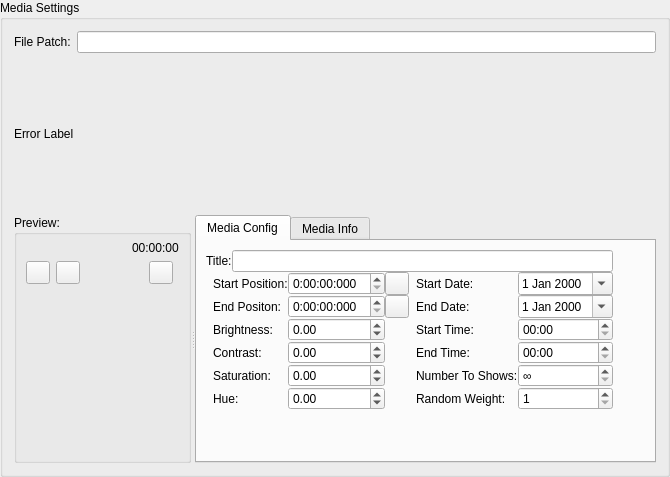
<?xml version="1.0" encoding="UTF-8"?>
<ui version="4.0">
 <class>MediaSettingsGroupBox</class>
 <widget class="QGroupBox" name="MediaSettingsGroupBox">
  <property name="geometry">
   <rect>
    <x>0</x>
    <y>0</y>
    <width>670</width>
    <height>477</height>
   </rect>
  </property>
  <property name="windowTitle">
   <string>Form</string>
  </property>
  <property name="title">
   <string>Media Settings</string>
  </property>
  <layout class="QVBoxLayout" name="verticalLayout">
   <item>
    <layout class="QHBoxLayout" name="horizontalLayout_4">
     <item>
      <widget class="QLabel" name="label_2">
       <property name="text">
        <string>File Patch:</string>
       </property>
      </widget>
     </item>
     <item>
      <widget class="QLineEdit" name="fileNameLineEdit">
       <property name="readOnly">
        <bool>true</bool>
       </property>
      </widget>
     </item>
    </layout>
   </item>
   <item>
    <widget class="QLabel" name="errorLabel">
     <property name="text">
      <string>Error Label</string>
     </property>
    </widget>
   </item>
   <item>
    <widget class="QSplitter" name="mediaSettinsSplitter">
     <property name="orientation">
      <enum>Qt::Horizontal</enum>
     </property>
     <widget class="QGroupBox" name="previewGroupBox">
      <property name="title">
       <string>Preview:</string>
      </property>
      <layout class="QVBoxLayout" name="verticalLayout_4">
       <property name="topMargin">
        <number>0</number>
       </property>
       <property name="bottomMargin">
        <number>0</number>
       </property>
       <item>
        <widget class="Phonon::VideoPlayer" name="previerVideoPlayer" native="true"/>
       </item>
       <item>
        <layout class="QHBoxLayout" name="horizontalLayout">
         <item>
          <widget class="Phonon::SeekSlider" name="previewSeekSlider" native="true">
           <property name="sizePolicy">
            <sizepolicy hsizetype="Expanding" vsizetype="Fixed">
             <horstretch>0</horstretch>
             <verstretch>0</verstretch>
            </sizepolicy>
           </property>
           <property name="minimumSize">
            <size>
             <width>100</width>
             <height>0</height>
            </size>
           </property>
           <property name="iconVisible" stdset="0">
            <bool>false</bool>
           </property>
          </widget>
         </item>
         <item>
          <widget class="QLabel" name="currentTimeLabel">
           <property name="text">
            <string>00:00:00</string>
           </property>
          </widget>
         </item>
        </layout>
       </item>
       <item>
        <layout class="QHBoxLayout" name="playHorizontalLayout">
         <item>
          <widget class="QToolButton" name="playPauseToolButton">
           <property name="icon">
            <iconset resource="icons.qrc">
             <normaloff>:/icons/control.png</normaloff>:/icons/control.png</iconset>
           </property>
          </widget>
         </item>
         <item>
          <widget class="QToolButton" name="stopToolButton">
           <property name="icon">
            <iconset resource="icons.qrc">
             <normaloff>:/icons/control-stop-square.png</normaloff>:/icons/control-stop-square.png</iconset>
           </property>
          </widget>
         </item>
         <item>
          <spacer name="horizontalSpacer_2">
           <property name="orientation">
            <enum>Qt::Horizontal</enum>
           </property>
           <property name="sizeHint" stdset="0">
            <size>
             <width>40</width>
             <height>20</height>
            </size>
           </property>
          </spacer>
         </item>
         <item>
          <widget class="QToolButton" name="previewMuteToolButton">
           <property name="icon">
            <iconset resource="icons.qrc">
             <normaloff>:/icons/speaker-volume.png</normaloff>:/icons/speaker-volume.png</iconset>
           </property>
          </widget>
         </item>
         <item>
          <widget class="Phonon::VolumeSlider" name="previewVolumeSlider" native="true">
           <property name="sizePolicy">
            <sizepolicy hsizetype="Fixed" vsizetype="Fixed">
             <horstretch>0</horstretch>
             <verstretch>0</verstretch>
            </sizepolicy>
           </property>
           <property name="muteVisible" stdset="0">
            <bool>false</bool>
           </property>
          </widget>
         </item>
        </layout>
       </item>
       <item>
        <spacer name="verticalSpacer_2">
         <property name="orientation">
          <enum>Qt::Vertical</enum>
         </property>
         <property name="sizeHint" stdset="0">
          <size>
           <width>20</width>
           <height>40</height>
          </size>
         </property>
        </spacer>
       </item>
      </layout>
     </widget>
     <widget class="QTabWidget" name="mediaTabWidget">
      <property name="currentIndex">
       <number>0</number>
      </property>
      <widget class="QWidget" name="tab_3">
       <attribute name="title">
        <string>Media Config</string>
       </attribute>
       <layout class="QVBoxLayout" name="verticalLayout_2">
        <item>
         <layout class="QHBoxLayout" name="horizontalLayout_2" stretch="0,1">
          <item>
           <layout class="QVBoxLayout" name="verticalLayout_3">
            <property name="spacing">
             <number>0</number>
            </property>
            <item>
             <layout class="QHBoxLayout" name="horizontalLayout_3">
              <item>
               <widget class="QLabel" name="titleLabel">
                <property name="text">
                 <string>Title:</string>
                </property>
               </widget>
              </item>
              <item>
               <widget class="QLineEdit" name="titleLineEdit"/>
              </item>
             </layout>
            </item>
            <item>
             <layout class="QGridLayout" name="gridLayout">
              <item row="0" column="3">
               <widget class="QToolButton" name="currentTimeStartToolButton">
                <property name="icon">
                 <iconset resource="icons.qrc">
                  <normaloff>:/icons/film-timeline.png</normaloff>:/icons/film-timeline.png</iconset>
                </property>
               </widget>
              </item>
              <item row="1" column="3">
               <widget class="QToolButton" name="currentTimeEndToolButton">
                <property name="icon">
                 <iconset resource="icons.qrc">
                  <normaloff>:/icons/film-timeline.png</normaloff>:/icons/film-timeline.png</iconset>
                </property>
               </widget>
              </item>
              <item row="0" column="2">
               <widget class="QTimeEdit" name="startPositionTimetimeEdit">
                <property name="displayFormat">
                 <string>H:mm:ss:zzz</string>
                </property>
               </widget>
              </item>
              <item row="1" column="1">
               <widget class="QLabel" name="label_6">
                <property name="text">
                 <string>End Positon:</string>
                </property>
               </widget>
              </item>
              <item row="0" column="1">
               <widget class="QLabel" name="label_5">
                <property name="text">
                 <string>Start Position:</string>
                </property>
               </widget>
              </item>
              <item row="1" column="2">
               <widget class="QTimeEdit" name="endPositionTimeTimeEdit">
                <property name="displayFormat">
                 <string>H:mm:ss:zzz</string>
                </property>
               </widget>
              </item>
              <item row="2" column="0">
               <widget class="QLabel" name="label_7">
                <property name="pixmap">
                 <pixmap resource="icons.qrc">:/icons/brightness.png</pixmap>
                </property>
               </widget>
              </item>
              <item row="2" column="1">
               <widget class="QLabel" name="label_3">
                <property name="text">
                 <string>Brightness:</string>
                </property>
               </widget>
              </item>
              <item row="3" column="0">
               <widget class="QLabel" name="label_8">
                <property name="pixmap">
                 <pixmap resource="icons.qrc">:/icons/contrast.png</pixmap>
                </property>
               </widget>
              </item>
              <item row="4" column="0">
               <widget class="QLabel" name="label_9">
                <property name="pixmap">
                 <pixmap resource="icons.qrc">:/icons/color.png</pixmap>
                </property>
               </widget>
              </item>
              <item row="5" column="0">
               <widget class="QLabel" name="label_4">
                <property name="pixmap">
                 <pixmap resource="icons.qrc">:/icons/color-swatch.png</pixmap>
                </property>
               </widget>
              </item>
              <item row="3" column="1">
               <widget class="QLabel" name="label">
                <property name="text">
                 <string>Contrast:</string>
                </property>
               </widget>
              </item>
              <item row="4" column="1">
               <widget class="QLabel" name="label_10">
                <property name="text">
                 <string>Saturation:</string>
                </property>
               </widget>
              </item>
              <item row="5" column="1">
               <widget class="QLabel" name="label_11">
                <property name="text">
                 <string>Hue:</string>
                </property>
               </widget>
              </item>
              <item row="2" column="2">
               <widget class="QDoubleSpinBox" name="brightnessDoubleSpinBox">
                <property name="minimum">
                 <double>-1.000000000000000</double>
                </property>
                <property name="maximum">
                 <double>1.000000000000000</double>
                </property>
                <property name="singleStep">
                 <double>0.100000000000000</double>
                </property>
               </widget>
              </item>
              <item row="3" column="2">
               <widget class="QDoubleSpinBox" name="contrastDoubleSpinBox">
                <property name="minimum">
                 <double>-1.000000000000000</double>
                </property>
                <property name="maximum">
                 <double>1.000000000000000</double>
                </property>
                <property name="singleStep">
                 <double>0.100000000000000</double>
                </property>
               </widget>
              </item>
              <item row="4" column="2">
               <widget class="QDoubleSpinBox" name="saturationDoubleSpinBox">
                <property name="minimum">
                 <double>-1.000000000000000</double>
                </property>
                <property name="maximum">
                 <double>1.000000000000000</double>
                </property>
                <property name="singleStep">
                 <double>0.100000000000000</double>
                </property>
               </widget>
              </item>
              <item row="5" column="2">
               <widget class="QDoubleSpinBox" name="hueDoubleSpinBox">
                <property name="minimum">
                 <double>-1.000000000000000</double>
                </property>
                <property name="maximum">
                 <double>1.000000000000000</double>
                </property>
                <property name="singleStep">
                 <double>0.100000000000000</double>
                </property>
               </widget>
              </item>
              <item row="0" column="0">
               <widget class="QLabel" name="label_12">
                <property name="pixmap">
                 <pixmap resource="icons.qrc">:/icons/ui-slider.png</pixmap>
                </property>
               </widget>
              </item>
              <item row="1" column="0">
               <widget class="QLabel" name="label_13">
                <property name="pixmap">
                 <pixmap resource="icons.qrc">:/icons/ui-slider-100.png</pixmap>
                </property>
               </widget>
              </item>
              <item row="0" column="4">
               <widget class="QLabel" name="startDateImage">
                <property name="pixmap">
                 <pixmap resource="icons.qrc">:/icons/calendar-next.png</pixmap>
                </property>
               </widget>
              </item>
              <item row="0" column="5">
               <widget class="QLabel" name="stardDateLabel">
                <property name="text">
                 <string>Start Date:</string>
                </property>
               </widget>
              </item>
              <item row="0" column="6">
               <widget class="QDateEdit" name="stardDateDateEdit">
                <property name="currentSection">
                 <enum>QDateTimeEdit::DaySection</enum>
                </property>
                <property name="calendarPopup">
                 <bool>true</bool>
                </property>
               </widget>
              </item>
              <item row="1" column="4">
               <widget class="QLabel" name="endDateImage">
                <property name="pixmap">
                 <pixmap resource="icons.qrc">:/icons/calendar-previous.png</pixmap>
                </property>
               </widget>
              </item>
              <item row="1" column="5">
               <widget class="QLabel" name="endDateLabel">
                <property name="text">
                 <string>End Date:</string>
                </property>
               </widget>
              </item>
              <item row="1" column="6">
               <widget class="QDateEdit" name="endDateDateEdit">
                <property name="calendarPopup">
                 <bool>true</bool>
                </property>
               </widget>
              </item>
              <item row="2" column="4">
               <widget class="QLabel" name="startTimeImage">
                <property name="text">
                 <string/>
                </property>
                <property name="pixmap">
                 <pixmap resource="icons.qrc">:/icons/clock-select.png</pixmap>
                </property>
               </widget>
              </item>
              <item row="2" column="5">
               <widget class="QLabel" name="startTimeLabel">
                <property name="text">
                 <string>Start Time:</string>
                </property>
               </widget>
              </item>
              <item row="2" column="6">
               <widget class="QTimeEdit" name="startTimeTimeEdit">
                <property name="displayFormat">
                 <string>hh:mm</string>
                </property>
               </widget>
              </item>
              <item row="3" column="4">
               <widget class="QLabel" name="endTimeImage">
                <property name="text">
                 <string/>
                </property>
                <property name="pixmap">
                 <pixmap resource="icons.qrc">:/icons/clock-select-remain.png</pixmap>
                </property>
               </widget>
              </item>
              <item row="3" column="5">
               <widget class="QLabel" name="endTimeLabel">
                <property name="text">
                 <string>End Time:</string>
                </property>
               </widget>
              </item>
              <item row="3" column="6">
               <widget class="QTimeEdit" name="endTimeTimeEdit">
                <property name="displayFormat">
                 <string>hh:mm</string>
                </property>
               </widget>
              </item>
              <item row="4" column="4">
               <widget class="QLabel" name="label_14">
                <property name="pixmap">
                 <pixmap resource="icons.qrc">:/icons/notification-counter.png</pixmap>
                </property>
               </widget>
              </item>
              <item row="4" column="5">
               <widget class="QLabel" name="numberToShowsLabel">
                <property name="text">
                 <string>Number To Shows:</string>
                </property>
               </widget>
              </item>
              <item row="4" column="6">
               <widget class="QSpinBox" name="numberToShowsSpinBox">
                <property name="specialValueText">
                 <string>∞</string>
                </property>
                <property name="accelerated">
                 <bool>true</bool>
                </property>
                <property name="minimum">
                 <number>-1</number>
                </property>
                <property name="maximum">
                 <number>1000000</number>
                </property>
                <property name="value">
                 <number>-1</number>
                </property>
               </widget>
              </item>
              <item row="5" column="4">
               <widget class="QLabel" name="label_15">
                <property name="pixmap">
                 <pixmap resource="icons.qrc">:/icons/weight.png</pixmap>
                </property>
               </widget>
              </item>
              <item row="5" column="5">
               <widget class="QLabel" name="randomWeightLabel">
                <property name="text">
                 <string>Random Weight:</string>
                </property>
               </widget>
              </item>
              <item row="5" column="6">
               <widget class="QSpinBox" name="randomWeightSpinBox">
                <property name="minimum">
                 <number>1</number>
                </property>
                <property name="maximum">
                 <number>1000000</number>
                </property>
               </widget>
              </item>
             </layout>
            </item>
           </layout>
          </item>
          <item>
           <spacer name="horizontalSpacer">
            <property name="orientation">
             <enum>Qt::Horizontal</enum>
            </property>
            <property name="sizeHint" stdset="0">
             <size>
              <width>40</width>
              <height>20</height>
             </size>
            </property>
           </spacer>
          </item>
         </layout>
        </item>
        <item>
         <spacer name="verticalSpacer">
          <property name="orientation">
           <enum>Qt::Vertical</enum>
          </property>
          <property name="sizeHint" stdset="0">
           <size>
            <width>20</width>
            <height>40</height>
           </size>
          </property>
         </spacer>
        </item>
       </layout>
      </widget>
      <widget class="QWidget" name="tab_2">
       <attribute name="title">
        <string>Media Info</string>
       </attribute>
       <layout class="QHBoxLayout" name="horizontalLayout_5">
        <item>
         <widget class="QTableWidget" name="mediaInfoTableWidget"/>
        </item>
       </layout>
      </widget>
     </widget>
    </widget>
   </item>
  </layout>
 </widget>
 <customwidgets>
  <customwidget>
   <class>Phonon::SeekSlider</class>
   <extends>QWidget</extends>
   <header location="global">phonon/seekslider.h</header>
  </customwidget>
  <customwidget>
   <class>Phonon::VideoPlayer</class>
   <extends>QWidget</extends>
   <header location="global">phonon/videoplayer.h</header>
  </customwidget>
  <customwidget>
   <class>Phonon::VolumeSlider</class>
   <extends>QWidget</extends>
   <header location="global">phonon/volumeslider.h</header>
  </customwidget>
 </customwidgets>
 <resources>
  <include location="icons.qrc"/>
 </resources>
 <connections/>
</ui>
